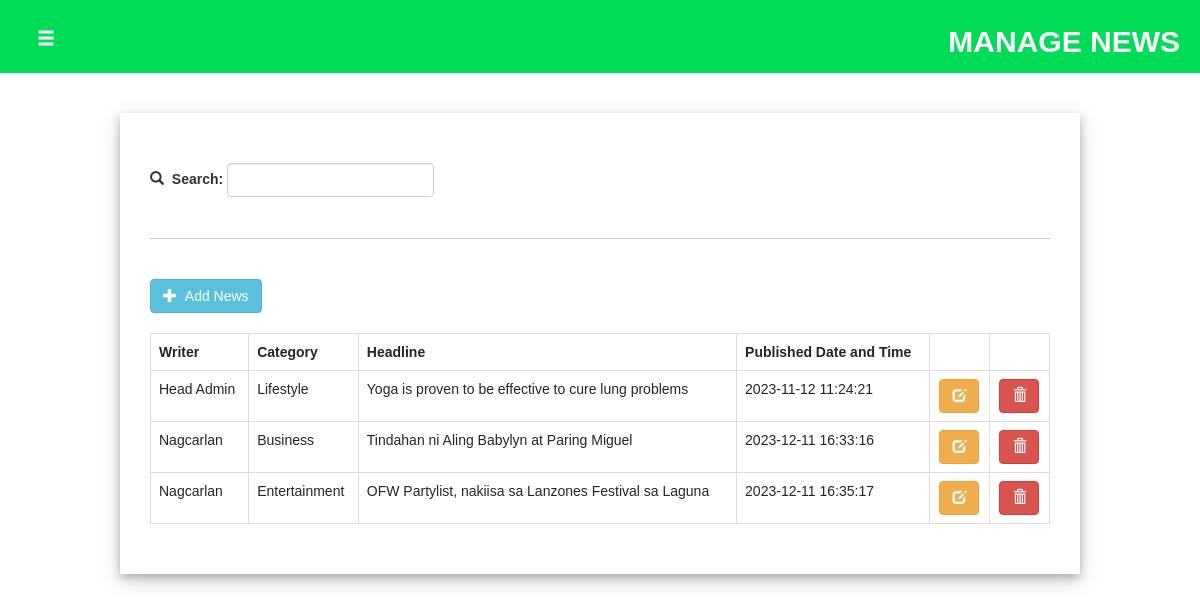
/adminside/news/news.php (signed in), run on the app's committed database.
### tables this page shows
CREATE TABLE `tbl_news` (
  `id` int(11) NOT NULL,
  `admin_id` int(11) NOT NULL,
  `fld_category` varchar(255) NOT NULL,
  `fld_title` varchar(255) DEFAULT NULL,
  `fld_content` mediumtext DEFAULT NULL,
  `fld_mainimage` varchar(500) DEFAULT NULL,
  `fld_images` mediumtext DEFAULT NULL,
  `fld_datetime` datetime DEFAULT NULL
);

### adminside/news/news.php (the view, shortened to what this page needs)
<?php
    include("../navbar.php");
    include("../connect.php");
    $result = $conn -> query("select * from tbl_admin where fld_username like '$username'");
        while($row = $result->fetch_assoc()){
            $admintype = $row["fld_type"];
        }
?>
<!DOCTYPE html>
<html lang="en">
<head>
    <link rel="stylesheet" href="newsstyle.css">
</head>
<body>
<div class="header" id="headercontainer">
            <button type="button" class="btn btn-dark btn-lg" id="btn_menu"><span class="glyphicon glyphicon-menu-hamburger"></span></button>
            <h2 id="headertitle">MANAGE NEWS</h2>
        </div>
    <div id="container">
        <br><br>
        <div class='newsdiv'>
            <br>
            <div class="searchdiv">
                <form action="news.php" method="get">
                    <table>
                        <tr>
                            <td style="padding-top: 3px;"><span class="glyphicon glyphicon-search"></span>&nbsp;&nbsp;<label> Search: </label>&nbsp;</td>
                            <td><input type="text" class="form-control" name="search_name" onchange="this.form.submit()"> </td>
                        </tr>
                    </table>
                </form>
            </div>
            <br><hr><br>
            <div id="addbtndiv">
                <button type="button" class="btn btn-info" id="btn_add_news"><span class="glyphicon glyphicon-plus"></span> &nbsp;Add News</button>&nbsp;
            </div>
            <table class='table table-bordered'>
                <?php
                if($admintype != "Head Admin"){
                    if(isset($_GET["search_name"])){
                        $result =  $conn->query("select * from tbl_news where admin_id like '$admin_id' and fld_title like '$_GET[search_name]%'");
                    }else{
                        $result = $conn->query("select * from tbl_news where admin_id like '$admin_id'");
                    }
                    echo "<tr>
                    <th>Category</th><th>Headline</th><th>Published Date and Time</th><th></th><th></th>
                    </tr>";
                    while($row = $result->fetch_assoc()){
                        echo "<tr>
                        <td>$row[fld_category]</td>
                        <td>$row[fld_title]</td>
                        <td>$row[fld_datetime]</td>
                        <td style='text-align:center;'><button type='button' class='btn btn-warning' onclick=edit('$row[id]')><span class='glyphicon glyphicon-edit'></span></button></td>
                        <td style='text-align:center;'><button type='button' class='btn btn-danger' onclick=del('$row[id]')><span class='glyphicon glyphicon-trash'></span></button></td>
                        </tr>";
                    }
                }else{
                    if(isset($_GET["search_name"])){
                        $result =  $conn->query("select tbl_admin.fld_name, tbl_news.id, tbl_news.fld_category, tbl_news.fld_title, tbl_news.fld_datetime from tbl_news, tbl_admin where tbl_news.admin_id = tbl_admin.id and (tbl_news.fld_title like '$_GET[search_name]%' or tbl_admin.fld_name like '$_GET[search_name]%')");
                    }else{
                        $result = $conn->query("select tbl_admin.fld_name, tbl_news.id, tbl_news.fld_category, tbl_news.fld_title, tbl_news.fld_datetime from tbl_news, tbl_admin where tbl_news.admin_id = tbl_admin.id");
                    }
                    echo "<tr>
                    <th>Writer</th><th>Category</th><th>Headline</th><th>Published Date and Time</th><th></th><th></th>
                    </tr>";
                    while($row = $result->fetch_assoc()){
                        echo "<tr>
                        <td>$row[fld_name]</td>
                        <td>$row[fld_category]</td>
                        <td>$row[fld_title]</td>
                        <td>$row[fld_datetime]</td>
                        <td style='text-align:center;'><button type='button' class='btn btn-warning' onclick=edit('$row[id]')><span class='glyphicon glyphicon-edit'></span></button></td>
                        <td style='text-align:center;'><button type='button' class='btn btn-danger' onclick=del('$row[id]')><span class='glyphicon glyphicon-trash'></span></button></td>
                        </tr>";
                    }
                }
                ?>
            </table>
        </div>
    </div>
</body>
</html>

### adminside/news/newsstyle.css (style rules this page uses)
body { background-color: white; }
#container { height:auto; }
#headercontainer { width: 100%; background-color: #00DB58; color: white; padding: 5px; padding-left: 20px; padding-right: 20px; overflow: hidden; }
#btn_menu { float: left; background-color: transparent; transform: translateY(25%); }
#headertitle { float: right; font-weight: bold; }
#addbtndiv { padding-bottom: 20px; }
.newsdiv { background-color: white; padding: 30px; margin-top: 20px; margin-bottom: 20px; margin: 0 auto; width: 80%; box-shadow: 0 4px 8px 0 rgba(0, 0, 0, 0.2), 0 6px 20px 0 rgba(0, 0, 0, 0.19); overflow: auto; }

### adminside/navbar.php (style rules this page uses)
body { margin: 0; font-family: Arial, Helvetica, sans-serif; }

### data on the page
tbl_news: admin.fld_name "Head Admin", fld_category "Lifestyle", fld_title "Yoga is proven to be effective to cure lung problems", fld_datetime "2023-11-12 11:24:21"
tbl_news: admin.fld_name "Nagcarlan", fld_category "Business", fld_title "Tindahan ni Aling Babylyn at Paring Miguel", fld_datetime "2023-12-11 16:33:16"
tbl_news: admin.fld_name "Nagcarlan", fld_category "Entertainment", fld_title "OFW Partylist, nakiisa sa Lanzones Festival sa Laguna", fld_datetime "2023-12-11 16:35:17"
